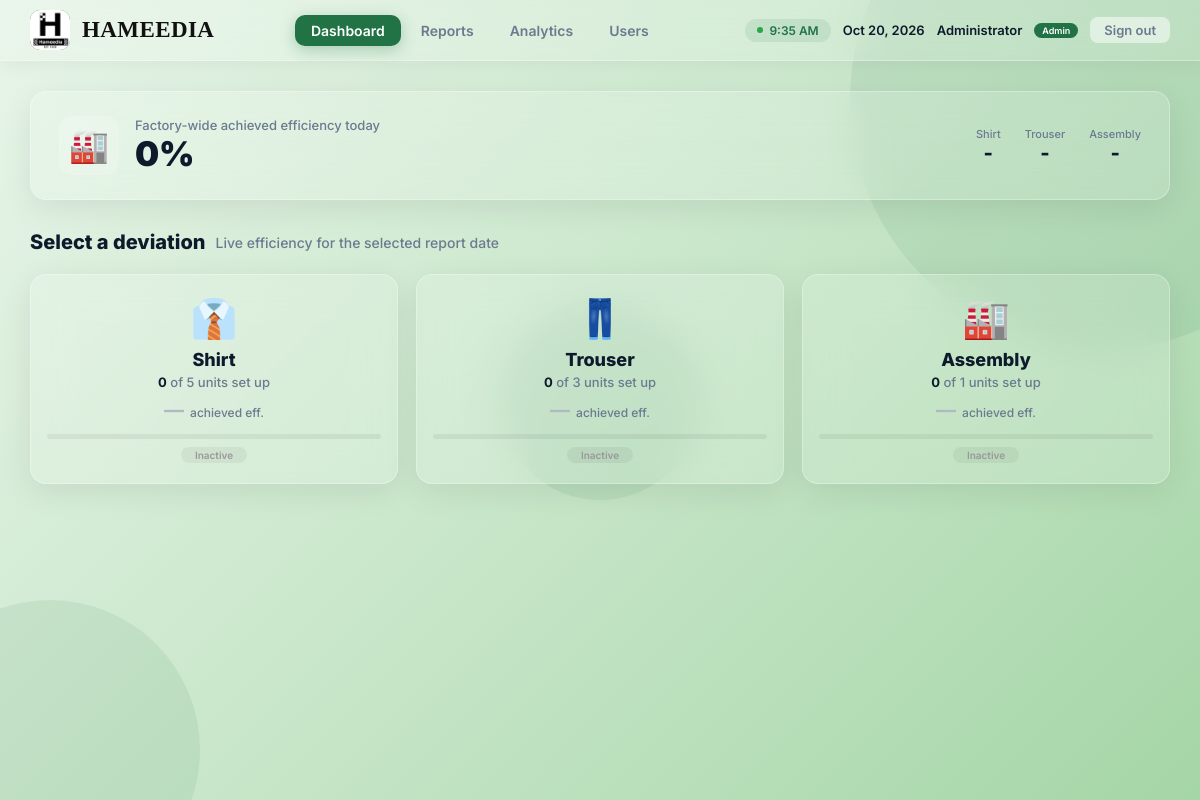
/dashboard.php (signed in), run on the app's committed database.
### tables this page shows
CREATE TABLE IF NOT EXISTS divisions (
    id INT PRIMARY KEY AUTO_INCREMENT,
    name VARCHAR(50) NOT NULL,
    code VARCHAR(20) NOT NULL,
    type ENUM('shirt', 'trouser', 'coat', 'shirt_mtm', 'trouser_mtm', 'coat_mtm', 'assembly') DEFAULT 'shirt',
    display_order INT DEFAULT 0,
    is_active BOOLEAN DEFAULT TRUE,
    created_at TIMESTAMP DEFAULT CURRENT_TIMESTAMP
);

### includes/auth.php (called while the page is built, shortened)
<?php
function isAdmin() {
    return isset($_SESSION['role']) && $_SESSION['role'] === 'admin';
}
?>

### includes/functions.php (called while the page is built, shortened)
<?php
function getDivisions($conn) {
    try {
        $stmt = $conn->query("SELECT * FROM divisions WHERE is_active = TRUE ORDER BY display_order");
        if ($stmt) {
            $result = $stmt->fetchAll(PDO::FETCH_ASSOC);
            return is_array($result) ? $result : array();
        }
        return array();
    } catch (Exception $e) {
        return array();
    }
}
function getComponents($conn, $div_id) {
    try {
        $stmt = $conn->prepare("SELECT * FROM components WHERE division_id = ? ORDER BY display_order");
        $stmt->execute([$div_id]);
        $result = $stmt->fetchAll(PDO::FETCH_ASSOC);
        return is_array($result) ? $result : array();
    } catch (Exception $e) {
        return array();
    }
}
function getReportData($conn, $div_id, $unit_id, $date) {
    try {
        $stmt = $conn->prepare("SELECT * FROM production_reports WHERE devition_id = ? AND unit_id = ? AND report_date = ?");
        $stmt->execute([$div_id, $unit_id, $date]);
        $result = $stmt->fetch(PDO::FETCH_ASSOC);
        if (!$result) {
            return [
                'ttl_sam_pc' => 0,
                'unit_smv' => 0,
                'day_forecast' => 0,
                'unit_carder' => 0,
                'plan_hours' => 0,
                'worked_hours' => 0,
                'available_minutes' => 0,
                'plan_minutes' => 0,
                'plan_eff' => 0,
                'target_100' => 0,
                'day_total' => 0,
                'acvd_eff' => 0,
                'ern_minutes' => 0,
                'hour_1' => 0,
                'hour_2' => 0,
                'hour_3' => 0,
                'hour_4' => 0,
                'hour_5' => 0,
                'hour_6' => 0,
                'hour_7' => 0,
                'hour_8' => 0,
                'hour_9' => 0,
                'hour_10' => 0,
                'hour_11' => 0
            ];
        }
        return $result;
    } catch (Exception $e) {
        return [
            'ttl_sam_pc' => 0,
            'unit_smv' => 0,
            'day_forecast' => 0,
            'unit_carder' => 0,
            'plan_hours' => 0,
            'worked_hours' => 0,
            'available_minutes' => 0,
            'plan_minutes' => 0,
            'plan_eff' => 0,
            'target_100' => 0,
            'day_total' => 0,
            'acvd_eff' => 0,
            'ern_minutes' => 0,
            'hour_1' => 0,
            'hour_2' => 0,
            'hour_3' => 0,
            'hour_4' => 0,
            'hour_5' => 0,
            'hour_6' => 0,
            'hour_7' => 0,
            'hour_8' => 0,
            'hour_9' => 0,
            'hour_10' => 0,
            'hour_11' => 0
        ];
    }
}
function getDivisionStats($conn, $div_id, $date, $workingHours) {
    $components = getComponents($conn, $div_id);
    $totalUnits = 0;
    $setupUnits = 0;
    $totalEff = 0;
    $count = 0;
    foreach ($components as $comp) {
        if ($comp['is_match_out']) continue;
        $totalUnits++;
        $data = getReportData($conn, $div_id, $comp['id'], $date);
    }
    return [
        'total_units' => $totalUnits,
        'setup_units' => $setupUnits,
        'efficiency' => $count > 0 ? round(($totalEff / $count) * 100, 0) : 0,
        'has_data' => $setupUnits > 0
    ];
}
function getFactoryEfficiency($conn, $date, $workingHours) {
    $divisions = getDivisions($conn);
    $totalEff = 0;
    $count = 0;
    foreach ($divisions as $div) {
        if ($div['name'] === 'Coat') continue;
        $stats = getDivisionStats($conn, $div['id'], $date, $workingHours);
    }
    return $count > 0 ? round($totalEff / $count, 0) : 0;
}
?>

### dashboard.php (the view, shortened to what this page needs)
<?php
require_once 'includes/auth.php';
require_once 'includes/functions.php';
$conn = getDB();
$date = isset($_GET['date']) ? $_GET['date'] : date('Y-m-d');
$main_divisions = [
    1 => 'Shirt',
    2 => 'Trouser',
    7 => 'Assembly'
];
$divisions = [];
try {
    $stmt = $conn->prepare("SELECT * FROM divisions WHERE id IN (1, 2, 7) ORDER BY FIELD(id, 1, 2, 7)");
    $stmt->execute();
    $results = $stmt->fetchAll(PDO::FETCH_ASSOC);
    $divisions = [];
    foreach ($results as $div) {
        if (isset($main_divisions[$div['id']])) {
            $div['name'] = $main_divisions[$div['id']];
            $divisions[] = $div;
        }
    }
} catch (Exception $e) {
    $divisions = array();
}
$division_stats = array();
foreach ($divisions as $div) {
    $division_stats[$div['id']] = getDivisionStats($conn, $div['id'], $date, 11);
}
$factory_eff = getFactoryEfficiency($conn, $date, 11);
$current_user = $_SESSION['full_name'] ?? $_SESSION['username'] ?? 'User';
?>
<!DOCTYPE html>
<html lang="en">
<head>
</head>
<body>
    <div class="bg-shapes">
        <div class="shape shape-1"></div>
        <div class="shape shape-2"></div>
        <div class="shape shape-3"></div>
    </div>
    <div class="topbar">
        <a href="dashboard.php" class="logo-mark">
            <img src="assets/images/logo.png" alt="H" class="logo-icon" style="object-fit:cover;">
            <span class="logo-text">HAMEEDIA</span>
        </a>
        <nav class="topnav">
            <a href="dashboard.php" class="active">Dashboard</a>
            <a href="reports.php">Reports</a>
            <a href="analytics.php">Analytics</a>
            <?php if (isAdmin()): ?>
            <a href="users.php">Users</a>
            <?php endif; ?>
        </nav>
        <div class="right">
            <span class="live-chip"><span class="live-dot"></span><span id="live-clock">--:--</span></span>
            <span class="date-display"><?php echo date('M d, Y'); ?></span>
            <span class="user-name"><?php echo htmlspecialchars($current_user); ?></span>
            <?php if (isAdmin()): ?>
            <span class="admin-badge">Admin</span>
            <?php endif; ?>
            <a href="logout.php" class="logout">Sign out</a>
        </div>
    </div>
    <div class="container">
        <div class="factory-card">
            <div class="left">
                <div class="icon">🏭</div>
                <div class="info">
                    <h3>Factory-wide achieved efficiency today</h3>
                    <div class="value"><?php echo $factory_eff; ?>%</div>
                </div>
            </div>
            <div class="right">
                <?php if (!empty($divisions)): ?>
                <?php foreach ($divisions as $div):
                    $stats = isset($division_stats[$div['id']]) ? $division_stats[$div['id']] : ['efficiency' => 0];
                ?>
                <div class="stat">
                    <div class="label"><?php echo htmlspecialchars($div['name']); ?></div>
                    <div class="number"><?php echo $stats['efficiency'] > 0 ? $stats['efficiency'] . '%' : '-'; ?></div>
                </div>
                <?php endforeach; ?>
                <?php else: ?>
                <div class="stat"><div class="label">No divisions</div><div class="number">-</div></div>
                <?php endif; ?>
            </div>
        </div>
        <div class="section-title">
            Select a deviation
            <span class="sub">Live efficiency for the selected report date</span>
        </div>
        <?php if (empty($divisions)): ?>
        <div style="text-align:center; padding:40px; background:var(--glass-bg); border-radius:var(--border-radius);">
            <p style="color:var(--steel); font-size:16px;">No divisions found. Please run the installer to set up the system.</p>
            <a href="install.php" style="display:inline-block; margin-top:15px; padding:10px 30px; background:var(--primary); color:#fff; text-decoration:none; border-radius:8px;">Run Installer</a>
        </div>
        <?php else: ?>
        <div class="division-grid">
            <?php
            $icons = ['Shirt' => '👔', 'Trouser' => '👖', 'Assembly' => '🏭'];
            foreach ($divisions as $div):
                $stats = isset($division_stats[$div['id']]) ? $division_stats[$div['id']] : ['total_units' => 0, 'setup_units' => 0, 'efficiency' => 0, 'has_data' => false];
                $icon = isset($icons[$div['name']]) ? $icons[$div['name']] : '📋';
                $status_class = $stats['has_data'] ? 'status-active' : 'status-inactive';
                $status_text = $stats['has_data'] ? 'Active' : 'Inactive';
            ?>
            <a href="division_view.php?id=<?php echo $div['id']; ?>&date=<?php echo $date; ?>" class="division-card">
                <span class="icon"><?php echo $icon; ?></span>
                <div class="name"><?php echo htmlspecialchars($div['name']); ?></div>
                <div class="units-info">
                    <strong><?php echo $stats['setup_units']; ?></strong> of <?php echo $stats['total_units']; ?> units set up
                </div>
                <div class="efficiency">
                    <?php if ($stats['efficiency'] > 0): ?>
                        <span class="value"><?php echo $stats['efficiency']; ?>%</span>
                        <span class="label">achieved eff.</span>
                    <?php else: ?>
                        <span class="no-data">—</span>
                        <span class="label">achieved eff.</span>
                    <?php endif; ?>
                </div>
                <div class="progress-bar">
                </div>
                <div class="status-badge <?php echo $status_class; ?>"><?php echo $status_text; ?></div>
            </a>
            <?php endforeach; ?>
        </div>
        <?php endif; ?>
    </div>
</body>
</html>

### data on the page
divisions: name "Shirt", name "👔", id "0", id "5", shows "achieved eff.", id "Inactive"
divisions: name "Trouser", name "👖", id "0", id "3", shows "achieved eff.", id "Inactive"
divisions: name "Assembly", icon "🏭", id "0", id "1", shows "achieved eff.", id "Inactive"

### other printed values
$current_user "Administrator"
$factory_eff "0"
